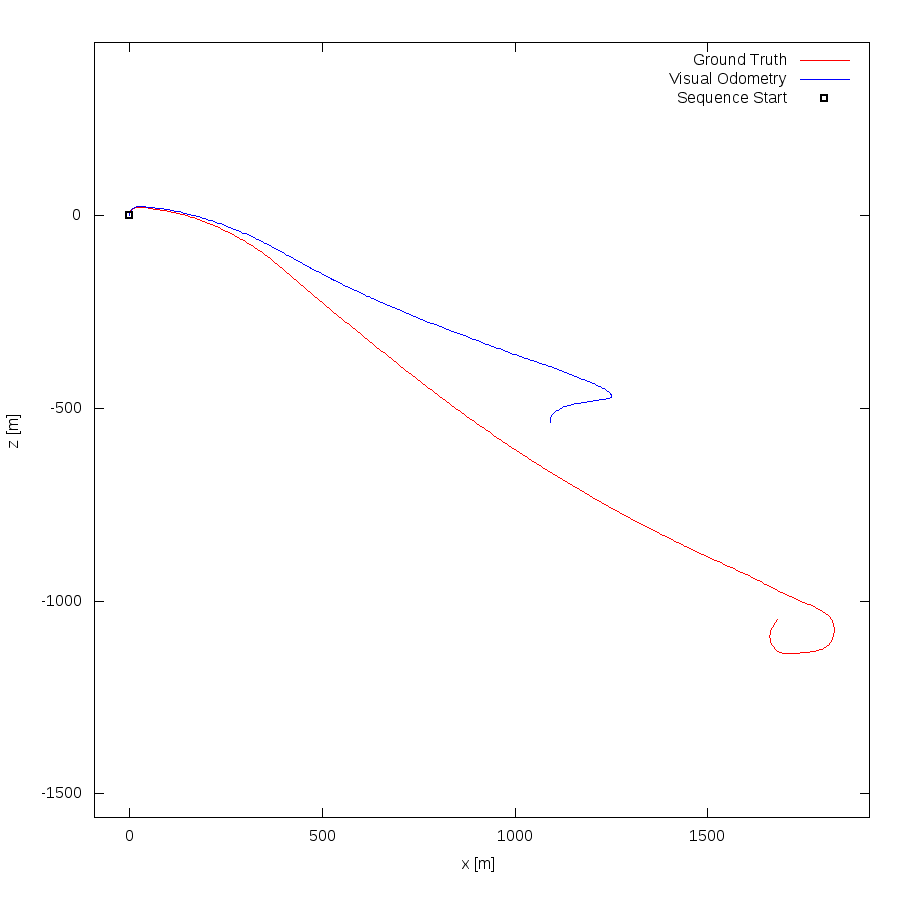

The gnuplot source for this figure:
set term postscript eps enhanced color
set output "01.eps"
set size ratio -1
set xrange [-91:1919]
set yrange [-1561:448]
set xlabel "x [m]"
set ylabel "z [m]"
plot "01.txt" using 1:2 lc rgb "#FF0000" title 'Ground Truth' w lines,"01.txt" using 3:4 lc rgb "#0000FF" title 'Visual Odometry' w lines,"< head -1 01.txt" using 1:2 lc rgb "#000000" pt 4 ps 1 lw 2 title 'Sequence Start' w points
